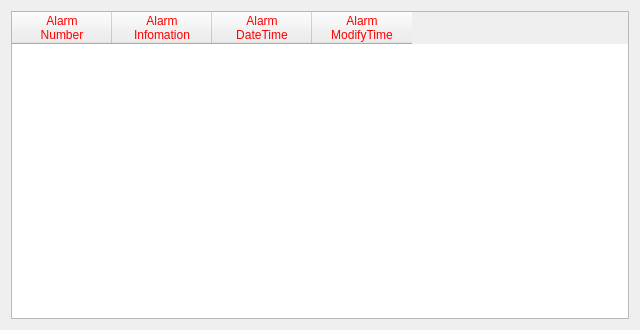
<?xml version="1.0" encoding="UTF-8"?>
<ui version="4.0">
 <class>ICAlarmFrame</class>
 <widget class="QFrame" name="ICAlarmFrame">
  <property name="geometry">
   <rect>
    <x>0</x>
    <y>0</y>
    <width>640</width>
    <height>330</height>
   </rect>
  </property>
  <property name="windowTitle">
   <string>Frame</string>
  </property>
  <property name="frameShape">
   <enum>QFrame::NoFrame</enum>
  </property>
  <property name="frameShadow">
   <enum>QFrame::Plain</enum>
  </property>
  <layout class="QVBoxLayout" name="verticalLayout">
   <item>
    <widget class="QTableWidget" name="alarmHistoryTableWidget">
     <property name="sizePolicy">
      <sizepolicy hsizetype="Preferred" vsizetype="Preferred">
       <horstretch>0</horstretch>
       <verstretch>0</verstretch>
      </sizepolicy>
     </property>
     <property name="styleSheet">
      <string notr="true">alternate-background-color: rgb(255, 170, 255);
color: rgb(255, 0, 0);</string>
     </property>
     <property name="editTriggers">
      <set>QAbstractItemView::NoEditTriggers</set>
     </property>
     <property name="alternatingRowColors">
      <bool>true</bool>
     </property>
     <property name="selectionMode">
      <enum>QAbstractItemView::SingleSelection</enum>
     </property>
     <property name="selectionBehavior">
      <enum>QAbstractItemView::SelectRows</enum>
     </property>
     <attribute name="verticalHeaderShowSortIndicator" stdset="0">
      <bool>false</bool>
     </attribute>
     <column>
      <property name="text">
       <string>Alarm 
Number</string>
      </property>
     </column>
     <column>
      <property name="text">
       <string>Alarm 
Infomation</string>
      </property>
     </column>
     <column>
      <property name="text">
       <string>Alarm 
DateTime</string>
      </property>
     </column>
     <column>
      <property name="text">
       <string>Alarm 
ModifyTime</string>
      </property>
     </column>
    </widget>
   </item>
  </layout>
 </widget>
 <resources/>
 <connections/>
</ui>
